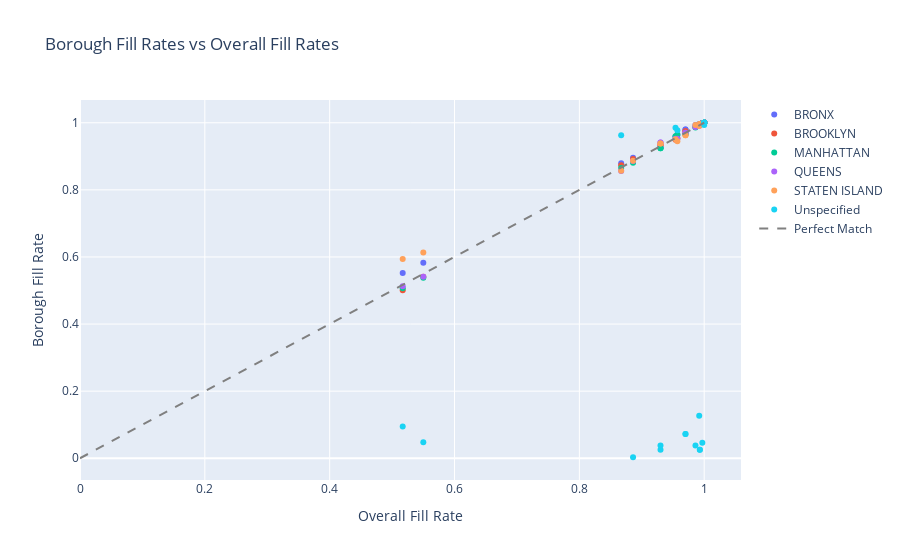
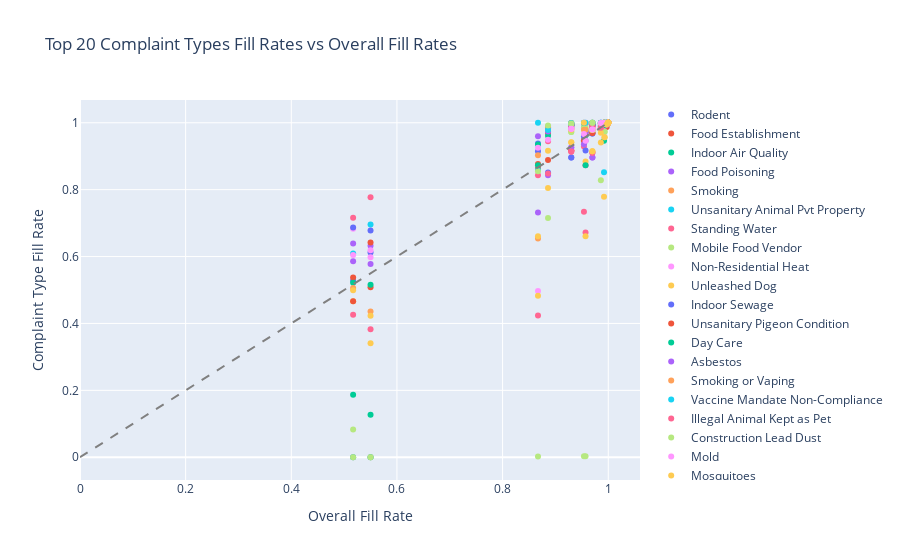

Here is the notebook cell these charts were saved with, in order:
### Code cell
# Calculate overall fill rates
df_fill_rates = pd.DataFrame({
    'overall': df_orig.notna().sum() / len(df_orig)
}).round(3)

# Fill rates by borough
df_fill_rates_borough = df_orig.groupby('borough').apply(lambda x: x.notna().sum() / len(x)).round(3)
df_fill_rates_borough.insert(0, 'total_count', df_orig.groupby('borough').size())

# Fill rates by complaint_type
df_fill_rates_complaint = df_orig.groupby('complaint_type').apply(lambda x: x.notna().sum() / len(x)).round(3)
df_fill_rates_complaint.insert(0, 'total_count', df_orig.groupby('complaint_type').size())

# Plot 1: Borough fill rates vs overall
fig1 = go.Figure()
for borough in df_fill_rates_borough.index:
    borough_data = df_fill_rates_borough.loc[borough]
    overall_data = df_fill_rates['overall']
    
    # Get matching columns (excluding total_count)
    common_cols = [col for col in borough_data.index if col in overall_data.index and col != 'total_count']
    
    fig1.add_trace(go.Scatter(
        x=overall_data[common_cols],
        y=borough_data[common_cols],
        mode='markers',
        name=borough,
        text=common_cols,
        hovertemplate='%{text}<br>Overall: %{x}<br>' + f'{borough}: %{{y}}<extra></extra>'
    ))

fig1.add_trace(go.Scatter(
    x=[0, 1],
    y=[0, 1],
    mode='lines',
    name='Perfect Match',
    line=dict(dash='dash', color='gray')
))

fig1.update_layout(
    title='Borough Fill Rates vs Overall Fill Rates',
    xaxis_title='Overall Fill Rate',
    yaxis_title='Borough Fill Rate',
    showlegend=True
)
fig1.show()

# Plot 2: Complaint type fill rates vs overall (top 20 by count)
top_complaints = df_fill_rates_complaint.nlargest(20, 'total_count')

fig2 = go.Figure()
for complaint in top_complaints.index:
    complaint_data = top_complaints.loc[complaint]
    overall_data = df_fill_rates['overall']
    
    # Get matching columns (excluding total_count)
    common_cols = [col for col in complaint_data.index if col in overall_data.index and col != 'total_count']
    
    fig2.add_trace(go.Scatter(
        x=overall_data[common_cols],
        y=complaint_data[common_cols],
        mode='markers',
        name=complaint,
        text=common_cols,
        hovertemplate='%{text}<br>Overall: %{x}<br>' + f'{complaint}: %{{y}}<extra></extra>'
    ))

fig2.add_trace(go.Scatter(
    x=[0, 1],
    y=[0, 1],
    mode='lines',
    name='Perfect Match',
    line=dict(dash='dash', color='gray')
))

fig2.update_layout(
    title='Top 20 Complaint Types Fill Rates vs Overall Fill Rates',
    xaxis_title='Overall Fill Rate',
    yaxis_title='Complaint Type Fill Rate',
    showlegend=True
)
fig2.show()

### Figure 1 — Plotly figure (JSON) as saved in the notebook; plotly's stock layout.template omitted (floating-point values rounded to 4 significant figures)
{"data": [{"hovertemplate": "%{text}<br>Overall: %{x}<br>BRONX: %{y}<extra></extra>", "mode": "markers", "name": "BRONX", "text": ["unique_key", "due_date", "facility_type", "cross_street_2", "cross_street_1", "bbl", "location_type", "street_name", "incident_address", "address_type", "longitude", "latitude", "city", "incident_zip", "resolution_description", "resolution_action_updated_date", "descriptor", "community_board", "borough", "created_date", "agency", "complaint_type", "status", "open_data_channel_type", "closed_date", "year", "month"], "type": "scatter", "x": [1.0, 0.517, 0.55, 0.93, 0.93, 0.886, 1.0, 0.97, 0.97, 0.992, 0.993, 0.993, 0.986, 0.997, 0.954, 0.957, 1.0, 1.0, 1.0, 1.0, 1.0, 1.0, 1.0, 1.0, 0.867, 1.0, 1.0], "y": [1.0, 0.552, 0.583, 0.926, 0.926, 0.896, 1.0, 0.98, 0.98, 0.995, 0.996, 0.996, 0.993, 0.999, 0.959, 0.964, 1.0, 1.0, 1.0, 1.0, 1.0, 1.0, 1.0, 1.0, 0.879, 1.0, 1.0]}, {"hovertemplate": "%{text}<br>Overall: %{x}<br>BROOKLYN: %{y}<extra></extra>", "mode": "markers", "name": "BROOKLYN", "text": ["unique_key", "due_date", "facility_type", "cross_street_2", "cross_street_1", "bbl", "location_type", "street_name", "incident_address", "address_type", "longitude", "latitude", "city", "incident_zip", "resolution_description", "resolution_action_updated_date", "descriptor", "community_board", "borough", "created_date", "agency", "complaint_type", "status", "open_data_channel_type", "closed_date", "year", "month"], "type": "scatter", "x": [1.0, 0.517, 0.55, 0.93, 0.93, 0.886, 1.0, 0.97, 0.97, 0.992, 0.993, 0.993, 0.986, 0.997, 0.954, 0.957, 1.0, 1.0, 1.0, 1.0, 1.0, 1.0, 1.0, 1.0, 0.867, 1.0, 1.0], "y": [1.0, 0.501, 0.541, 0.934, 0.934, 0.892, 1.0, 0.975, 0.975, 0.995, 0.995, 0.995, 0.987, 0.999, 0.949, 0.954, 1.0, 1.0, 1.0, 1.0, 1.0, 1.0, 1.0, 1.0, 0.873, 1.0, 1.0]}, {"hovertemplate": "%{text}<br>Overall: %{x}<br>MANHATTAN: %{y}<extra></extra>", "mode": "markers", "name": "MANHATTAN", "text": ["unique_key", "due_date", "facility_type", "cross_street_2", "cross_street_1", "bbl", "location_type", "street_name", "incident_address", "address_type", "longitude", "latitude", "city", "incident_zip", "resolution_description", "resolution_action_updated_date", "descriptor", "community_board", "borough", "created_date", "agency", "complaint_type", "status", "open_data_channel_type", "closed_date", "year", "month"], "type": "scatter", "x": [1.0, 0.517, 0.55, 0.93, 0.93, 0.886, 1.0, 0.97, 0.97, 0.992, 0.993, 0.993, 0.986, 0.997, 0.954, 0.957, 1.0, 1.0, 1.0, 1.0, 1.0, 1.0, 1.0, 1.0, 0.867, 1.0, 1.0], "y": [1.0, 0.507, 0.538, 0.924, 0.924, 0.881, 1.0, 0.966, 0.966, 0.995, 0.993, 0.993, 0.986, 0.999, 0.96, 0.964, 1.0, 1.0, 1.0, 1.0, 1.0, 1.0, 1.0, 1.0, 0.865, 1.0, 1.0]}, {"hovertemplate": "%{text}<br>Overall: %{x}<br>QUEENS: %{y}<extra></extra>", "mode": "markers", "name": "QUEENS", "text": ["unique_key", "due_date", "facility_type", "cross_street_2", "cross_street_1", "bbl", "location_type", "street_name", "incident_address", "address_type", "longitude", "latitude", "city", "incident_zip", "resolution_description", "resolution_action_updated_date", "descriptor", "community_board", "borough", "created_date", "agency", "complaint_type", "status", "open_data_channel_type", "closed_date", "year", "month"], "type": "scatter", "x": [1.0, 0.517, 0.55, 0.93, 0.93, 0.886, 1.0, 0.97, 0.97, 0.992, 0.993, 0.993, 0.986, 0.997, 0.954, 0.957, 1.0, 1.0, 1.0, 1.0, 1.0, 1.0, 1.0, 1.0, 0.867, 1.0, 1.0], "y": [1.0, 0.513, 0.541, 0.941, 0.941, 0.886, 1.0, 0.97, 0.97, 0.991, 0.994, 0.994, 0.987, 0.999, 0.952, 0.952, 1.0, 1.0, 1.0, 1.0, 1.0, 1.0, 1.0, 1.0, 0.856, 1.0, 1.0]}, {"hovertemplate": "%{text}<br>Overall: %{x}<br>STATEN ISLAND: %{y}<extra></extra>", "mode": "markers", "name": "STATEN ISLAND", "text": ["unique_key", "due_date", "facility_type", "cross_street_2", "cross_street_1", "bbl", "location_type", "street_name", "incident_address", "address_type", "longitude", "latitude", "city", "incident_zip", "resolution_description", "resolution_action_updated_date", "descriptor", "community_board", "borough", "created_date", "agency", "complaint_type", "status", "open_data_channel_type", "closed_date", "year", "month"], "type": "scatter", "x": [1.0, 0.517, 0.55, 0.93, 0.93, 0.886, 1.0, 0.97, 0.97, 0.992, 0.993, 0.993, 0.986, 0.997, 0.954, 0.957, 1.0, 1.0, 1.0, 1.0, 1.0, 1.0, 1.0, 1.0, 0.867, 1.0, 1.0], "y": [1.0, 0.594, 0.613, 0.938, 0.938, 0.887, 1.0, 0.963, 0.963, 0.99, 0.996, 0.996, 0.993, 0.998, 0.951, 0.945, 1.0, 1.0, 1.0, 1.0, 1.0, 1.0, 1.0, 1.0, 0.857, 1.0, 1.0]}, {"hovertemplate": "%{text}<br>Overall: %{x}<br>Unspecified: %{y}<extra></extra>", "mode": "markers", "name": "Unspecified", "text": ["unique_key", "due_date", "facility_type", "cross_street_2", "cross_street_1", "bbl", "location_type", "street_name", "incident_address", "address_type", "longitude", "latitude", "city", "incident_zip", "resolution_description", "resolution_action_updated_date", "descriptor", "community_board", "borough", "created_date", "agency", "complaint_type", "status", "open_data_channel_type", "closed_date", "year", "month"], "type": "scatter", "x": [1.0, 0.517, 0.55, 0.93, 0.93, 0.886, 1.0, 0.97, 0.97, 0.992, 0.993, 0.993, 0.986, 0.997, 0.954, 0.957, 1.0, 1.0, 1.0, 1.0, 1.0, 1.0, 1.0, 1.0, 0.867, 1.0, 1.0], "y": [1.0, 0.095, 0.048, 0.025, 0.038, 0.003, 0.993, 0.072, 0.072, 0.127, 0.025, 0.025, 0.038, 0.046, 0.985, 0.978, 1.0, 1.0, 1.0, 1.0, 1.0, 1.0, 1.0, 1.0, 0.963, 1.0, 1.0]}, {"line": {"color": "gray", "dash": "dash"}, "mode": "lines", "name": "Perfect Match", "type": "scatter", "x": [0, 1], "y": [0, 1]}], "layout": {"showlegend": true, "title": {"text": "Borough Fill Rates vs Overall Fill Rates"}, "xaxis": {"title": {"text": "Overall Fill Rate"}}, "yaxis": {"title": {"text": "Borough Fill Rate"}}}}

### Figure 2 — Plotly figure (JSON) as saved in the notebook; plotly's stock layout.template omitted (floating-point values rounded to 4 significant figures)
{"data": [{"hovertemplate": "%{text}<br>Overall: %{x}<br>Rodent: %{y}<extra></extra>", "mode": "markers", "name": "Rodent", "text": ["unique_key", "due_date", "facility_type", "cross_street_2", "cross_street_1", "bbl", "location_type", "street_name", "incident_address", "address_type", "longitude", "latitude", "city", "incident_zip", "resolution_description", "resolution_action_updated_date", "descriptor", "community_board", "borough", "created_date", "agency", "complaint_type", "status", "open_data_channel_type", "closed_date", "year", "month"], "type": "scatter", "x": [1.0, 0.517, 0.55, 0.93, 0.93, 0.886, 1.0, 0.97, 0.97, 0.992, 0.993, 0.993, 0.986, 0.997, 0.954, 0.957, 1.0, 1.0, 1.0, 1.0, 1.0, 1.0, 1.0, 1.0, 0.867, 1.0, 1.0], "y": [1.0, 0.528, 0.612, 0.896, 0.896, 0.851, 1.0, 0.968, 0.968, 0.998, 0.993, 0.993, 0.99, 0.999, 0.948, 0.972, 1.0, 1.0, 1.0, 1.0, 1.0, 1.0, 1.0, 1.0, 0.938, 1.0, 1.0]}, {"hovertemplate": "%{text}<br>Overall: %{x}<br>Food Establishment: %{y}<extra></extra>", "mode": "markers", "name": "Food Establishment", "text": ["unique_key", "due_date", "facility_type", "cross_street_2", "cross_street_1", "bbl", "location_type", "street_name", "incident_address", "address_type", "longitude", "latitude", "city", "incident_zip", "resolution_description", "resolution_action_updated_date", "descriptor", "community_board", "borough", "created_date", "agency", "complaint_type", "status", "open_data_channel_type", "closed_date", "year", "month"], "type": "scatter", "x": [1.0, 0.517, 0.55, 0.93, 0.93, 0.886, 1.0, 0.97, 0.97, 0.992, 0.993, 0.993, 0.986, 0.997, 0.954, 0.957, 1.0, 1.0, 1.0, 1.0, 1.0, 1.0, 1.0, 1.0, 0.867, 1.0, 1.0], "y": [1.0, 0.537, 0.508, 0.917, 0.917, 0.889, 1.0, 0.969, 0.97, 0.984, 0.986, 0.986, 0.983, 0.987, 0.999, 0.997, 1.0, 1.0, 1.0, 1.0, 1.0, 1.0, 1.0, 1.0, 0.863, 1.0, 1.0]}, {"hovertemplate": "%{text}<br>Overall: %{x}<br>Indoor Air Quality: %{y}<extra></extra>", "mode": "markers", "name": "Indoor Air Quality", "text": ["unique_key", "due_date", "facility_type", "cross_street_2", "cross_street_1", "bbl", "location_type", "street_name", "incident_address", "address_type", "longitude", "latitude", "city", "incident_zip", "resolution_description", "resolution_action_updated_date", "descriptor", "community_board", "borough", "created_date", "agency", "complaint_type", "status", "open_data_channel_type", "closed_date", "year", "month"], "type": "scatter", "x": [1.0, 0.517, 0.55, 0.93, 0.93, 0.886, 1.0, 0.97, 0.97, 0.992, 0.993, 0.993, 0.986, 0.997, 0.954, 0.957, 1.0, 1.0, 1.0, 1.0, 1.0, 1.0, 1.0, 1.0, 0.867, 1.0, 1.0], "y": [1.0, 0.522, 0.516, 0.996, 0.995, 0.986, 1.0, 0.997, 0.997, 1.0, 0.999, 0.999, 0.999, 1.0, 0.984, 0.963, 1.0, 1.0, 1.0, 1.0, 1.0, 1.0, 1.0, 1.0, 0.935, 1.0, 1.0]}, {"hovertemplate": "%{text}<br>Overall: %{x}<br>Food Poisoning: %{y}<extra></extra>", "mode": "markers", "name": "Food Poisoning", "text": ["unique_key", "due_date", "facility_type", "cross_street_2", "cross_street_1", "bbl", "location_type", "street_name", "incident_address", "address_type", "longitude", "latitude", "city", "incident_zip", "resolution_description", "resolution_action_updated_date", "descriptor", "community_board", "borough", "created_date", "agency", "complaint_type", "status", "open_data_channel_type", "closed_date", "year", "month"], "type": "scatter", "x": [1.0, 0.517, 0.55, 0.93, 0.93, 0.886, 1.0, 0.97, 0.97, 0.992, 0.993, 0.993, 0.986, 0.997, 0.954, 0.957, 1.0, 1.0, 1.0, 1.0, 1.0, 1.0, 1.0, 1.0, 0.867, 1.0, 1.0], "y": [1.0, 0.639, 0.632, 0.926, 0.926, 0.843, 1.0, 0.896, 0.896, 0.997, 0.991, 0.991, 0.988, 0.994, 0.945, 0.946, 1.0, 1.0, 1.0, 1.0, 1.0, 1.0, 1.0, 1.0, 0.732, 1.0, 1.0]}, {"hovertemplate": "%{text}<br>Overall: %{x}<br>Smoking: %{y}<extra></extra>", "mode": "markers", "name": "Smoking", "text": ["unique_key", "due_date", "facility_type", "cross_street_2", "cross_street_1", "bbl", "location_type", "street_name", "incident_address", "address_type", "longitude", "latitude", "city", "incident_zip", "resolution_description", "resolution_action_updated_date", "descriptor", "community_board", "borough", "created_date", "agency", "complaint_type", "status", "open_data_channel_type", "closed_date", "year", "month"], "type": "scatter", "x": [1.0, 0.517, 0.55, 0.93, 0.93, 0.886, 1.0, 0.97, 0.97, 0.992, 0.993, 0.993, 0.986, 0.997, 0.954, 0.957, 1.0, 1.0, 1.0, 1.0, 1.0, 1.0, 1.0, 1.0, 0.867, 1.0, 1.0], "y": [1.0, 0.506, 0.436, 0.994, 0.993, 0.979, 1.0, 0.994, 0.994, 0.998, 0.998, 0.998, 0.999, 1.0, 0.999, 0.999, 1.0, 1.0, 1.0, 1.0, 1.0, 1.0, 1.0, 1.0, 0.654, 1.0, 1.0]}, {"hovertemplate": "%{text}<br>Overall: %{x}<br>Unsanitary Animal Pvt Property: %{y}<extra></extra>", "mode": "markers", "name": "Unsanitary Animal Pvt Property", "text": ["unique_key", "due_date", "facility_type", "cross_street_2", "cross_street_1", "bbl", "location_type", "street_name", "incident_address", "address_type", "longitude", "latitude", "city", "incident_zip", "resolution_description", "resolution_action_updated_date", "descriptor", "community_board", "borough", "created_date", "agency", "complaint_type", "status", "open_data_channel_type", "closed_date", "year", "month"], "type": "scatter", "x": [1.0, 0.517, 0.55, 0.93, 0.93, 0.886, 1.0, 0.97, 0.97, 0.992, 0.993, 0.993, 0.986, 0.997, 0.954, 0.957, 1.0, 1.0, 1.0, 1.0, 1.0, 1.0, 1.0, 1.0, 0.867, 1.0, 1.0], "y": [1.0, 0.609, 0.696, 0.996, 0.996, 0.983, 1.0, 0.997, 0.997, 0.999, 0.999, 0.999, 0.999, 1.0, 0.961, 0.978, 1.0, 1.0, 1.0, 1.0, 1.0, 1.0, 1.0, 1.0, 0.859, 1.0, 1.0]}, {"hovertemplate": "%{text}<br>Overall: %{x}<br>Standing Water: %{y}<extra></extra>", "mode": "markers", "name": "Standing Water", "text": ["unique_key", "due_date", "facility_type", "cross_street_2", "cross_street_1", "bbl", "location_type", "street_name", "incident_address", "address_type", "longitude", "latitude", "city", "incident_zip", "resolution_description", "resolution_action_updated_date", "descriptor", "community_board", "borough", "created_date", "agency", "complaint_type", "status", "open_data_channel_type", "closed_date", "year", "month"], "type": "scatter", "x": [1.0, 0.517, 0.55, 0.93, 0.93, 0.886, 1.0, 0.97, 0.97, 0.992, 0.993, 0.993, 0.986, 0.997, 0.954, 0.957, 1.0, 1.0, 1.0, 1.0, 1.0, 1.0, 1.0, 1.0, 0.867, 1.0, 1.0], "y": [1.0, 0.716, 0.777, 0.913, 0.914, 0.848, 1.0, 0.91, 0.91, 0.994, 0.992, 0.992, 0.987, 0.996, 0.929, 0.873, 1.0, 1.0, 1.0, 1.0, 1.0, 1.0, 1.0, 1.0, 0.843, 1.0, 1.0]}, {"hovertemplate": "%{text}<br>Overall: %{x}<br>Mobile Food Vendor: %{y}<extra></extra>", "mode": "markers", "name": "Mobile Food Vendor", "text": ["unique_key", "due_date", "facility_type", "cross_street_2", "cross_street_1", "bbl", "location_type", "street_name", "incident_address", "address_type", "longitude", "latitude", "city", "incident_zip", "resolution_description", "resolution_action_updated_date", "descriptor", "community_board", "borough", "created_date", "agency", "complaint_type", "status", "open_data_channel_type", "closed_date", "year", "month"], "type": "scatter", "x": [1.0, 0.517, 0.55, 0.93, 0.93, 0.886, 1.0, 0.97, 0.97, 0.992, 0.993, 0.993, 0.986, 0.997, 0.954, 0.957, 1.0, 1.0, 1.0, 1.0, 1.0, 1.0, 1.0, 1.0, 0.867, 1.0, 1.0], "y": [1.0, 0.083, 0.0, 0.972, 0.972, 0.715, 1.0, 0.978, 0.978, 1.0, 0.973, 0.973, 0.828, 0.999, 0.986, 0.986, 1.0, 1.0, 1.0, 1.0, 1.0, 1.0, 1.0, 1.0, 0.855, 1.0, 1.0]}, {"hovertemplate": "%{text}<br>Overall: %{x}<br>Non-Residential Heat: %{y}<extra></extra>", "mode": "markers", "name": "Non-Residential Heat", "text": ["unique_key", "due_date", "facility_type", "cross_street_2", "cross_street_1", "bbl", "location_type", "street_name", "incident_address", "address_type", "longitude", "latitude", "city", "incident_zip", "resolution_description", "resolution_action_updated_date", "descriptor", "community_board", "borough", "created_date", "agency", "complaint_type", "status", "open_data_channel_type", "closed_date", "year", "month"], "type": "scatter", "x": [1.0, 0.517, 0.55, 0.93, 0.93, 0.886, 1.0, 0.97, 0.97, 0.992, 0.993, 0.993, 0.986, 0.997, 0.954, 0.957, 1.0, 1.0, 1.0, 1.0, 1.0, 1.0, 1.0, 1.0, 0.867, 1.0, 1.0], "y": [1.0, 0.683, 0.619, 0.994, 0.995, 0.968, 1.0, 0.998, 0.998, 0.992, 0.997, 0.997, 1.0, 1.0, 1.0, 1.0, 1.0, 1.0, 1.0, 1.0, 1.0, 1.0, 1.0, 1.0, 0.497, 1.0, 1.0]}, {"hovertemplate": "%{text}<br>Overall: %{x}<br>Unleashed Dog: %{y}<extra></extra>", "mode": "markers", "name": "Unleashed Dog", "text": ["unique_key", "due_date", "facility_type", "cross_street_2", "cross_street_1", "bbl", "location_type", "street_name", "incident_address", "address_type", "longitude", "latitude", "city", "incident_zip", "resolution_description", "resolution_action_updated_date", "descriptor", "community_board", "borough", "created_date", "agency", "complaint_type", "status", "open_data_channel_type", "closed_date", "year", "month"], "type": "scatter", "x": [1.0, 0.517, 0.55, 0.93, 0.93, 0.886, 1.0, 0.97, 0.97, 0.992, 0.993, 0.993, 0.986, 0.997, 0.954, 0.957, 1.0, 1.0, 1.0, 1.0, 1.0, 1.0, 1.0, 1.0, 0.867, 1.0, 1.0], "y": [1.0, 0.466, 0.423, 0.98, 0.979, 0.916, 1.0, 0.979, 0.979, 0.999, 0.993, 0.993, 0.97, 0.999, 0.937, 0.884, 1.0, 1.0, 1.0, 1.0, 1.0, 1.0, 1.0, 1.0, 0.483, 1.0, 1.0]}, {"hovertemplate": "%{text}<br>Overall: %{x}<br>Indoor Sewage: %{y}<extra></extra>", "mode": "markers", "name": "Indoor Sewage", "text": ["unique_key", "due_date", "facility_type", "cross_street_2", "cross_street_1", "bbl", "location_type", "street_name", "incident_address", "address_type", "longitude", "latitude", "city", "incident_zip", "resolution_description", "resolution_action_updated_date", "descriptor", "community_board", "borough", "created_date", "agency", "complaint_type", "status", "open_data_channel_type", "closed_date", "year", "month"], "type": "scatter", "x": [1.0, 0.517, 0.55, 0.93, 0.93, 0.886, 1.0, 0.97, 0.97, 0.992, 0.993, 0.993, 0.986, 0.997, 0.954, 0.957, 1.0, 1.0, 1.0, 1.0, 1.0, 1.0, 1.0, 1.0, 0.867, 1.0, 1.0], "y": [1.0, 0.687, 0.678, 0.997, 0.997, 0.987, 1.0, 0.999, 0.999, 0.999, 0.999, 0.999, 1.0, 1.0, 0.96, 0.917, 1.0, 1.0, 1.0, 1.0, 1.0, 1.0, 1.0, 1.0, 0.915, 1.0, 1.0]}, {"hovertemplate": "%{text}<br>Overall: %{x}<br>Unsanitary Pigeon Condition: %{y}<extra></extra>", "mode": "markers", "name": "Unsanitary Pigeon Condition", "text": ["unique_key", "due_date", "facility_type", "cross_street_2", "cross_street_1", "bbl", "location_type", "street_name", "incident_address", "address_type", "longitude", "latitude", "city", "incident_zip", "resolution_description", "resolution_action_updated_date", "descriptor", "community_board", "borough", "created_date", "agency", "complaint_type", "status", "open_data_channel_type", "closed_date", "year", "month"], "type": "scatter", "x": [1.0, 0.517, 0.55, 0.93, 0.93, 0.886, 1.0, 0.97, 0.97, 0.992, 0.993, 0.993, 0.986, 0.997, 0.954, 0.957, 1.0, 1.0, 1.0, 1.0, 1.0, 1.0, 1.0, 1.0, 0.867, 1.0, 1.0], "y": [1.0, 0.466, 0.642, 0.993, 0.993, 0.969, 1.0, 0.993, 0.993, 0.999, 0.997, 0.997, 0.996, 0.999, 0.947, 0.971, 1.0, 1.0, 1.0, 1.0, 1.0, 1.0, 1.0, 1.0, 0.877, 1.0, 1.0]}, {"hovertemplate": "%{text}<br>Overall: %{x}<br>Day Care: %{y}<extra></extra>", "mode": "markers", "name": "Day Care", "text": ["unique_key", "due_date", "facility_type", "cross_street_2", "cross_street_1", "bbl", "location_type", "street_name", "incident_address", "address_type", "longitude", "latitude", "city", "incident_zip", "resolution_description", "resolution_action_updated_date", "descriptor", "community_board", "borough", "created_date", "agency", "complaint_type", "status", "open_data_channel_type", "closed_date", "year", "month"], "type": "scatter", "x": [1.0, 0.517, 0.55, 0.93, 0.93, 0.886, 1.0, 0.97, 0.97, 0.992, 0.993, 0.993, 0.986, 0.997, 0.954, 0.957, 1.0, 1.0, 1.0, 1.0, 1.0, 1.0, 1.0, 1.0, 0.867, 1.0, 1.0], "y": [1.0, 0.187, 0.127, 0.992, 0.992, 0.961, 1.0, 0.992, 0.992, 0.946, 0.994, 0.994, 0.991, 0.996, 0.999, 0.873, 1.0, 1.0, 1.0, 1.0, 1.0, 1.0, 1.0, 1.0, 0.873, 1.0, 1.0]}, {"hovertemplate": "%{text}<br>Overall: %{x}<br>Asbestos: %{y}<extra></extra>", "mode": "markers", "name": "Asbestos", "text": ["unique_key", "due_date", "facility_type", "cross_street_2", "cross_street_1", "bbl", "location_type", "street_name", "incident_address", "address_type", "longitude", "latitude", "city", "incident_zip", "resolution_description", "resolution_action_updated_date", "descriptor", "community_board", "borough", "created_date", "agency", "complaint_type", "status", "open_data_channel_type", "closed_date", "year", "month"], "type": "scatter", "x": [1.0, 0.517, 0.55, 0.93, 0.93, 0.886, 1.0, 0.97, 0.97, 0.992, 0.993, 0.993, 0.986, 0.997, 0.954, 0.957, 1.0, 1.0, 1.0, 1.0, 1.0, 1.0, 1.0, 1.0, 0.867, 1.0, 1.0], "y": [1.0, 0.586, 0.578, 0.991, 0.992, 0.974, 1.0, 0.992, 0.992, 1.0, 0.999, 0.999, 0.997, 1.0, 0.936, 0.972, 1.0, 1.0, 1.0, 1.0, 1.0, 1.0, 1.0, 1.0, 0.96, 1.0, 1.0]}, {"hovertemplate": "%{text}<br>Overall: %{x}<br>Smoking or Vaping: %{y}<extra></extra>", "mode": "markers", "name": "Smoking or Vaping", "text": ["unique_key", "due_date", "facility_type", "cross_street_2", "cross_street_1", "bbl", "location_type", "street_name", "incident_address", "address_type", "longitude", "latitude", "city", "incident_zip", "resolution_description", "resolution_action_updated_date", "descriptor", "community_board", "borough", "created_date", "agency", "complaint_type", "status", "open_data_channel_type", "closed_date", "year", "month"], "type": "scatter", "x": [1.0, 0.517, 0.55, 0.93, 0.93, 0.886, 1.0, 0.97, 0.97, 0.992, 0.993, 0.993, 0.986, 0.997, 0.954, 0.957, 1.0, 1.0, 1.0, 1.0, 1.0, 1.0, 1.0, 1.0, 0.867, 1.0, 1.0], "y": [1.0, 0.0, 0.0, 0.999, 0.999, 0.988, 1.0, 1.0, 1.0, 1.0, 1.0, 1.0, 0.997, 1.0, 0.979, 0.979, 1.0, 1.0, 1.0, 1.0, 1.0, 1.0, 1.0, 1.0, 0.903, 1.0, 1.0]}, {"hovertemplate": "%{text}<br>Overall: %{x}<br>Vaccine Mandate Non-Compliance: %{y}<extra></extra>", "mode": "markers", "name": "Vaccine Mandate Non-Compliance", "text": ["unique_key", "due_date", "facility_type", "cross_street_2", "cross_street_1", "bbl", "location_type", "street_name", "incident_address", "address_type", "longitude", "latitude", "city", "incident_zip", "resolution_description", "resolution_action_updated_date", "descriptor", "community_board", "borough", "created_date", "agency", "complaint_type", "status", "open_data_channel_type", "closed_date", "year", "month"], "type": "scatter", "x": [1.0, 0.517, 0.55, 0.93, 0.93, 0.886, 1.0, 0.97, 0.97, 0.992, 0.993, 0.993, 0.986, 0.997, 0.954, 0.957, 1.0, 1.0, 1.0, 1.0, 1.0, 1.0, 1.0, 1.0, 0.867, 1.0, 1.0], "y": [1.0, 0.0, 0.0, 0.999, 0.997, 0.978, 1.0, 1.0, 1.0, 0.852, 1.0, 1.0, 1.0, 1.0, 1.0, 1.0, 1.0, 1.0, 1.0, 1.0, 1.0, 1.0, 1.0, 1.0, 1.0, 1.0, 1.0]}, {"hovertemplate": "%{text}<br>Overall: %{x}<br>Illegal Animal Kept as Pet: %{y}<extra></extra>", "mode": "markers", "name": "Illegal Animal Kept as Pet", "text": ["unique_key", "due_date", "facility_type", "cross_street_2", "cross_street_1", "bbl", "location_type", "street_name", "incident_address", "address_type", "longitude", "latitude", "city", "incident_zip", "resolution_description", "resolution_action_updated_date", "descriptor", "community_board", "borough", "created_date", "agency", "complaint_type", "status", "open_data_channel_type", "closed_date", "year", "month"], "type": "scatter", "x": [1.0, 0.517, 0.55, 0.93, 0.93, 0.886, 1.0, 0.97, 0.97, 0.992, 0.993, 0.993, 0.986, 0.997, 0.954, 0.957, 1.0, 1.0, 1.0, 1.0, 1.0, 1.0, 1.0, 1.0, 0.867, 1.0, 1.0], "y": [1.0, 0.426, 0.383, 0.984, 0.985, 0.945, 1.0, 0.987, 0.987, 1.0, 0.996, 0.996, 0.985, 0.999, 0.734, 0.672, 1.0, 1.0, 1.0, 1.0, 1.0, 1.0, 1.0, 1.0, 0.424, 1.0, 1.0]}, {"hovertemplate": "%{text}<br>Overall: %{x}<br>Construction Lead Dust: %{y}<extra></extra>", "mode": "markers", "name": "Construction Lead Dust", "text": ["unique_key", "due_date", "facility_type", "cross_street_2", "cross_street_1", "bbl", "location_type", "street_name", "incident_address", "address_type", "longitude", "latitude", "city", "incident_zip", "resolution_description", "resolution_action_updated_date", "descriptor", "community_board", "borough", "created_date", "agency", "complaint_type", "status", "open_data_channel_type", "closed_date", "year", "month"], "type": "scatter", "x": [1.0, 0.517, 0.55, 0.93, 0.93, 0.886, 1.0, 0.97, 0.97, 0.992, 0.993, 0.993, 0.986, 0.997, 0.954, 0.957, 1.0, 1.0, 1.0, 1.0, 1.0, 1.0, 1.0, 1.0, 0.867, 1.0, 1.0], "y": [1.0, 0.0, 0.0, 0.998, 0.996, 0.992, 1.0, 1.0, 1.0, 0.999, 1.0, 1.0, 0.999, 1.0, 0.003, 0.003, 1.0, 1.0, 1.0, 1.0, 1.0, 1.0, 1.0, 1.0, 0.002, 1.0, 1.0]}, {"hovertemplate": "%{text}<br>Overall: %{x}<br>Mold: %{y}<extra></extra>", "mode": "markers", "name": "Mold", "text": ["unique_key", "due_date", "facility_type", "cross_street_2", "cross_street_1", "bbl", "location_type", "street_name", "incident_address", "address_type", "longitude", "latitude", "city", "incident_zip", "resolution_description", "resolution_action_updated_date", "descriptor", "community_board", "borough", "created_date", "agency", "complaint_type", "status", "open_data_channel_type", "closed_date", "year", "month"], "type": "scatter", "x": [1.0, 0.517, 0.55, 0.93, 0.93, 0.886, 1.0, 0.97, 0.97, 0.992, 0.993, 0.993, 0.986, 0.997, 0.954, 0.957, 1.0, 1.0, 1.0, 1.0, 1.0, 1.0, 1.0, 1.0, 0.867, 1.0, 1.0], "y": [1.0, 0.605, 0.598, 0.981, 0.982, 0.949, 1.0, 0.98, 0.98, 0.999, 0.997, 0.997, 0.999, 0.999, 0.966, 0.946, 1.0, 1.0, 1.0, 1.0, 1.0, 1.0, 1.0, 1.0, 0.925, 1.0, 1.0]}, {"hovertemplate": "%{text}<br>Overall: %{x}<br>Mosquitoes: %{y}<extra></extra>", "mode": "markers", "name": "Mosquitoes", "text": ["unique_key", "due_date", "facility_type", "cross_street_2", "cross_street_1", "bbl", "location_type", "street_name", "incident_address", "address_type", "longitude", "latitude", "city", "incident_zip", "resolution_description", "resolution_action_updated_date", "descriptor", "community_board", "borough", "created_date", "agency", "complaint_type", "status", "open_data_channel_type", "closed_date", "year", "month"], "type": "scatter", "x": [1.0, 0.517, 0.55, 0.93, 0.93, 0.886, 1.0, 0.97, 0.97, 0.992, 0.993, 0.993, 0.986, 0.997, 0.954, 0.957, 1.0, 1.0, 1.0, 1.0, 1.0, 1.0, 1.0, 1.0, 0.867, 1.0, 1.0], "y": [1.0, 0.499, 0.341, 0.941, 0.942, 0.805, 1.0, 0.915, 0.915, 0.779, 0.957, 0.957, 0.941, 0.995, 1.0, 0.661, 1.0, 1.0, 1.0, 1.0, 1.0, 1.0, 1.0, 1.0, 0.661, 1.0, 1.0]}, {"line": {"color": "gray", "dash": "dash"}, "mode": "lines", "name": "Perfect Match", "type": "scatter", "x": [0, 1], "y": [0, 1]}], "layout": {"showlegend": true, "title": {"text": "Top 20 Complaint Types Fill Rates vs Overall Fill Rates"}, "xaxis": {"title": {"text": "Overall Fill Rate"}}, "yaxis": {"title": {"text": "Complaint Type Fill Rate"}}}}
